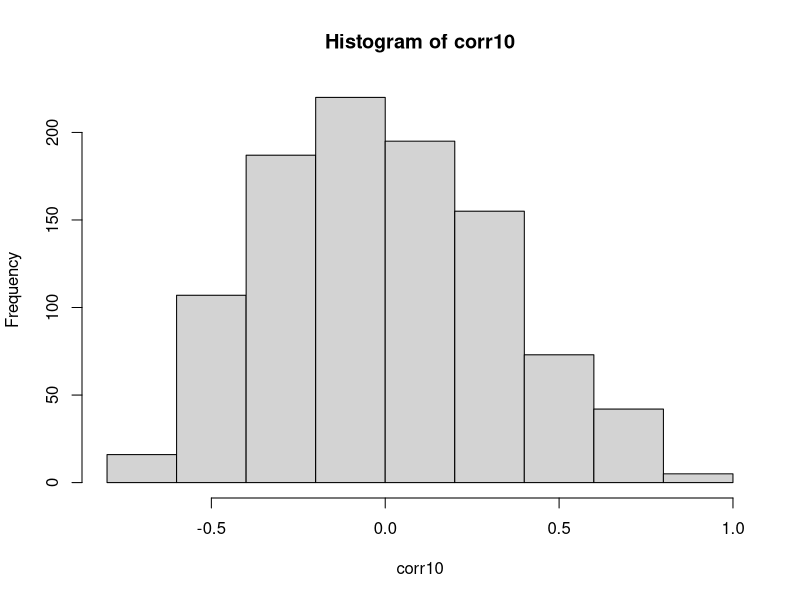
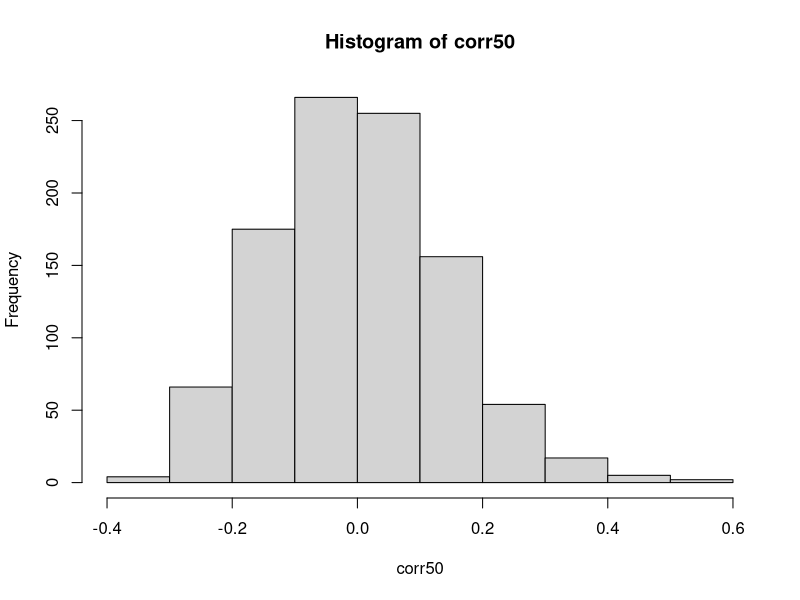
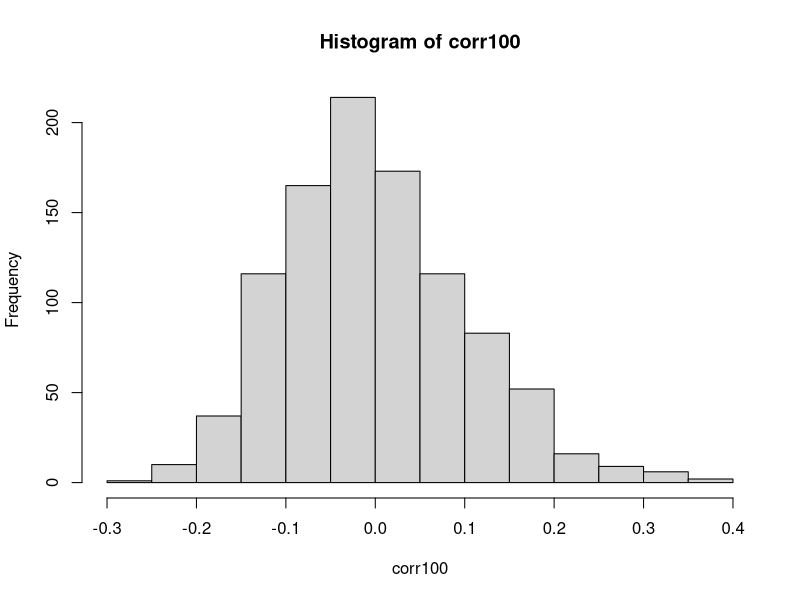

R code for these plots, in order:
# STAT-6A - Homework ##

# Function to calculate correlations #
f = function(x) cor(x[1:(length(x)/2)], x[(length(x)/2+1):length(x)])

# Sample size 10 #
M10 = matrix(rexp(20*10^3), ncol=20)
corr10 = apply(M10, 1, f)
hist(corr10)

# Sample size 50 #
M50 = matrix(rexp(100*10^3), ncol=100)
corr50 = apply(M50, 1, f)
hist(corr50)

# Sample size 100 #
M100 = matrix(rexp(200*10^3), ncol=200)
corr100 = apply(M100, 1, f)
hist(corr100)
